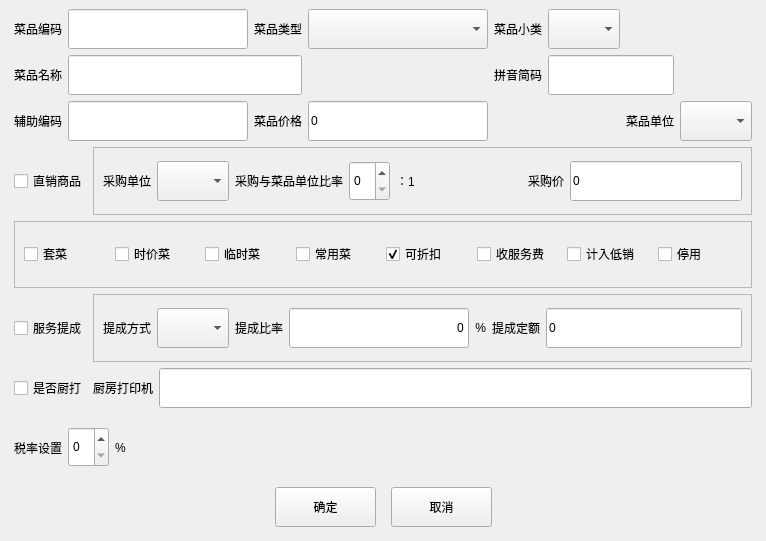
<?xml version="1.0" encoding="UTF-8"?>
<ui version="4.0">
 <class>add_linshi_cook</class>
 <widget class="QDialog" name="add_linshi_cook">
  <property name="geometry">
   <rect>
    <x>0</x>
    <y>0</y>
    <width>766</width>
    <height>541</height>
   </rect>
  </property>
  <property name="windowTitle">
   <string>Dialog</string>
  </property>
  <layout class="QVBoxLayout" name="verticalLayout_2">
   <property name="leftMargin">
    <number>9</number>
   </property>
   <property name="topMargin">
    <number>9</number>
   </property>
   <property name="rightMargin">
    <number>9</number>
   </property>
   <property name="bottomMargin">
    <number>9</number>
   </property>
   <item>
    <layout class="QVBoxLayout" name="verticalLayout">
     <property name="leftMargin">
      <number>5</number>
     </property>
     <property name="rightMargin">
      <number>5</number>
     </property>
     <property name="bottomMargin">
      <number>5</number>
     </property>
     <item>
      <layout class="QGridLayout" name="gridLayout_4">
       <item row="0" column="0">
        <widget class="QLabel" name="label_61">
         <property name="minimumSize">
          <size>
           <width>0</width>
           <height>40</height>
          </size>
         </property>
         <property name="text">
          <string>菜品编码</string>
         </property>
         <property name="alignment">
          <set>Qt::AlignRight|Qt::AlignTrailing|Qt::AlignVCenter</set>
         </property>
        </widget>
       </item>
       <item row="0" column="1">
        <widget class="QLineEdit" name="lineEdit_ch_dishno_4">
         <property name="minimumSize">
          <size>
           <width>0</width>
           <height>40</height>
          </size>
         </property>
         <property name="maxLength">
          <number>5</number>
         </property>
        </widget>
       </item>
       <item row="0" column="2">
        <widget class="QLabel" name="label_62">
         <property name="minimumSize">
          <size>
           <width>0</width>
           <height>40</height>
          </size>
         </property>
         <property name="text">
          <string>菜品类型</string>
         </property>
         <property name="alignment">
          <set>Qt::AlignRight|Qt::AlignTrailing|Qt::AlignVCenter</set>
         </property>
        </widget>
       </item>
       <item row="0" column="3">
        <widget class="lds_ComboBox" name="comboBox_ch_unitno_5">
         <property name="minimumSize">
          <size>
           <width>0</width>
           <height>40</height>
          </size>
         </property>
        </widget>
       </item>
       <item row="0" column="4">
        <widget class="QLabel" name="label_63">
         <property name="minimumSize">
          <size>
           <width>0</width>
           <height>40</height>
          </size>
         </property>
         <property name="text">
          <string>菜品小类</string>
         </property>
         <property name="alignment">
          <set>Qt::AlignRight|Qt::AlignTrailing|Qt::AlignVCenter</set>
         </property>
        </widget>
       </item>
       <item row="0" column="5">
        <widget class="lds_ComboBox" name="comboBox_ch_unitno_6">
         <property name="minimumSize">
          <size>
           <width>0</width>
           <height>40</height>
          </size>
         </property>
        </widget>
       </item>
       <item row="1" column="0">
        <widget class="QLabel" name="label_64">
         <property name="minimumSize">
          <size>
           <width>0</width>
           <height>40</height>
          </size>
         </property>
         <property name="text">
          <string>菜品名称</string>
         </property>
         <property name="alignment">
          <set>Qt::AlignRight|Qt::AlignTrailing|Qt::AlignVCenter</set>
         </property>
        </widget>
       </item>
       <item row="1" column="1" colspan="2">
        <widget class="QLineEdit" name="lineEdit_vch_dishname_4">
         <property name="minimumSize">
          <size>
           <width>0</width>
           <height>40</height>
          </size>
         </property>
        </widget>
       </item>
       <item row="1" column="4">
        <widget class="QLabel" name="label_65">
         <property name="minimumSize">
          <size>
           <width>0</width>
           <height>40</height>
          </size>
         </property>
         <property name="text">
          <string>拼音简码</string>
         </property>
         <property name="alignment">
          <set>Qt::AlignRight|Qt::AlignTrailing|Qt::AlignVCenter</set>
         </property>
        </widget>
       </item>
       <item row="1" column="5" colspan="2">
        <widget class="QLineEdit" name="lineEdit_vch_spell_4">
         <property name="minimumSize">
          <size>
           <width>0</width>
           <height>40</height>
          </size>
         </property>
        </widget>
       </item>
       <item row="2" column="0">
        <widget class="QLabel" name="label_66">
         <property name="minimumSize">
          <size>
           <width>0</width>
           <height>40</height>
          </size>
         </property>
         <property name="text">
          <string>辅助编码</string>
         </property>
         <property name="alignment">
          <set>Qt::AlignRight|Qt::AlignTrailing|Qt::AlignVCenter</set>
         </property>
        </widget>
       </item>
       <item row="2" column="1">
        <widget class="QLineEdit" name="lineEdit_vch_subno_4">
         <property name="minimumSize">
          <size>
           <width>0</width>
           <height>40</height>
          </size>
         </property>
        </widget>
       </item>
       <item row="2" column="2">
        <widget class="QLabel" name="label_67">
         <property name="minimumSize">
          <size>
           <width>0</width>
           <height>40</height>
          </size>
         </property>
         <property name="text">
          <string>菜品价格</string>
         </property>
         <property name="alignment">
          <set>Qt::AlignRight|Qt::AlignTrailing|Qt::AlignVCenter</set>
         </property>
        </widget>
       </item>
       <item row="2" column="3">
        <widget class="QLineEdit" name="lineEdit_num_price_4">
         <property name="minimumSize">
          <size>
           <width>0</width>
           <height>40</height>
          </size>
         </property>
         <property name="text">
          <string>0</string>
         </property>
        </widget>
       </item>
       <item row="2" column="6">
        <widget class="QLabel" name="label_69">
         <property name="minimumSize">
          <size>
           <width>0</width>
           <height>40</height>
          </size>
         </property>
         <property name="text">
          <string>菜品单位</string>
         </property>
         <property name="alignment">
          <set>Qt::AlignRight|Qt::AlignTrailing|Qt::AlignVCenter</set>
         </property>
        </widget>
       </item>
       <item row="2" column="7">
        <widget class="lds_ComboBox" name="comboBox_ch_unitno_4">
         <property name="minimumSize">
          <size>
           <width>0</width>
           <height>40</height>
          </size>
         </property>
        </widget>
       </item>
      </layout>
     </item>
     <item>
      <layout class="QHBoxLayout" name="horizontalLayout_33">
       <item>
        <widget class="lds_CheckBox" name="checkBox_item_flag_4">
         <property name="minimumSize">
          <size>
           <width>0</width>
           <height>40</height>
          </size>
         </property>
         <property name="text">
          <string>直销商品</string>
         </property>
        </widget>
       </item>
       <item>
        <widget class="QFrame" name="frame_6">
         <property name="minimumSize">
          <size>
           <width>0</width>
           <height>40</height>
          </size>
         </property>
         <property name="frameShape">
          <enum>QFrame::StyledPanel</enum>
         </property>
         <property name="frameShadow">
          <enum>QFrame::Raised</enum>
         </property>
         <layout class="QHBoxLayout" name="horizontalLayout_34">
          <item>
           <widget class="QLabel" name="label_70">
            <property name="minimumSize">
             <size>
              <width>0</width>
              <height>40</height>
             </size>
            </property>
            <property name="text">
             <string>采购单位</string>
            </property>
            <property name="alignment">
             <set>Qt::AlignRight|Qt::AlignTrailing|Qt::AlignVCenter</set>
            </property>
           </widget>
          </item>
          <item>
           <widget class="lds_ComboBox" name="comboBox_vch_pur_unitno_4">
            <property name="minimumSize">
             <size>
              <width>0</width>
              <height>40</height>
             </size>
            </property>
           </widget>
          </item>
          <item>
           <widget class="QLabel" name="label_71">
            <property name="minimumSize">
             <size>
              <width>0</width>
              <height>40</height>
             </size>
            </property>
            <property name="text">
             <string>采购与菜品单位比率</string>
            </property>
            <property name="alignment">
             <set>Qt::AlignRight|Qt::AlignTrailing|Qt::AlignVCenter</set>
            </property>
           </widget>
          </item>
          <item>
           <layout class="QHBoxLayout" name="horizontalLayout_35" stretch="0,1">
            <item>
             <widget class="QSpinBox" name="spinBox_int_unit_rate_4">
              <property name="minimumSize">
               <size>
                <width>0</width>
                <height>40</height>
               </size>
              </property>
              <property name="alignment">
               <set>Qt::AlignLeading|Qt::AlignLeft|Qt::AlignVCenter</set>
              </property>
             </widget>
            </item>
            <item>
             <widget class="QLabel" name="label_72">
              <property name="minimumSize">
               <size>
                <width>0</width>
                <height>40</height>
               </size>
              </property>
              <property name="text">
               <string>：1</string>
              </property>
              <property name="alignment">
               <set>Qt::AlignLeading|Qt::AlignLeft|Qt::AlignVCenter</set>
              </property>
             </widget>
            </item>
           </layout>
          </item>
          <item>
           <widget class="QLabel" name="label_73">
            <property name="minimumSize">
             <size>
              <width>0</width>
              <height>40</height>
             </size>
            </property>
            <property name="text">
             <string>采购价</string>
            </property>
            <property name="alignment">
             <set>Qt::AlignRight|Qt::AlignTrailing|Qt::AlignVCenter</set>
            </property>
           </widget>
          </item>
          <item>
           <widget class="QLineEdit" name="lineEdit_num_sale_price_4">
            <property name="minimumSize">
             <size>
              <width>0</width>
              <height>40</height>
             </size>
            </property>
            <property name="text">
             <string>0</string>
            </property>
           </widget>
          </item>
         </layout>
        </widget>
       </item>
      </layout>
     </item>
     <item>
      <widget class="QFrame" name="frame_8">
       <property name="minimumSize">
        <size>
         <width>0</width>
         <height>40</height>
        </size>
       </property>
       <property name="frameShape">
        <enum>QFrame::StyledPanel</enum>
       </property>
       <property name="frameShadow">
        <enum>QFrame::Raised</enum>
       </property>
       <layout class="QHBoxLayout" name="horizontalLayout_36">
        <item>
         <widget class="lds_CheckBox" name="checkBox_ch_suitflag_4">
          <property name="minimumSize">
           <size>
            <width>0</width>
            <height>40</height>
           </size>
          </property>
          <property name="text">
           <string>套菜</string>
          </property>
         </widget>
        </item>
        <item>
         <widget class="lds_CheckBox" name="checkBox_ch_curprice_4">
          <property name="minimumSize">
           <size>
            <width>0</width>
            <height>40</height>
           </size>
          </property>
          <property name="text">
           <string>时价菜</string>
          </property>
         </widget>
        </item>
        <item>
         <widget class="lds_CheckBox" name="checkBox_ch_tempflag_4">
          <property name="minimumSize">
           <size>
            <width>0</width>
            <height>40</height>
           </size>
          </property>
          <property name="text">
           <string>临时菜</string>
          </property>
         </widget>
        </item>
        <item>
         <widget class="lds_CheckBox" name="checkBox_ch_off_4">
          <property name="minimumSize">
           <size>
            <width>0</width>
            <height>40</height>
           </size>
          </property>
          <property name="text">
           <string>常用菜</string>
          </property>
         </widget>
        </item>
        <item>
         <widget class="lds_CheckBox" name="checkBox_ch_discount_4">
          <property name="minimumSize">
           <size>
            <width>0</width>
            <height>40</height>
           </size>
          </property>
          <property name="text">
           <string>可折扣</string>
          </property>
          <property name="checked">
           <bool>true</bool>
          </property>
         </widget>
        </item>
        <item>
         <widget class="lds_CheckBox" name="checkBox_ch_serviceflag_4">
          <property name="minimumSize">
           <size>
            <width>0</width>
            <height>40</height>
           </size>
          </property>
          <property name="text">
           <string>收服务费</string>
          </property>
         </widget>
        </item>
        <item>
         <widget class="lds_CheckBox" name="checkBox_ch_lowflag_4">
          <property name="minimumSize">
           <size>
            <width>0</width>
            <height>40</height>
           </size>
          </property>
          <property name="text">
           <string>计入低销</string>
          </property>
         </widget>
        </item>
        <item>
         <widget class="lds_CheckBox" name="checkBox_ch_stopflag_4">
          <property name="minimumSize">
           <size>
            <width>0</width>
            <height>40</height>
           </size>
          </property>
          <property name="text">
           <string>停用</string>
          </property>
         </widget>
        </item>
       </layout>
      </widget>
     </item>
     <item>
      <layout class="QHBoxLayout" name="horizontalLayout_37">
       <item>
        <widget class="lds_CheckBox" name="checkBox_ch_deductflag_4">
         <property name="minimumSize">
          <size>
           <width>0</width>
           <height>40</height>
          </size>
         </property>
         <property name="text">
          <string>服务提成</string>
         </property>
        </widget>
       </item>
       <item>
        <widget class="QFrame" name="frame_9">
         <property name="minimumSize">
          <size>
           <width>0</width>
           <height>40</height>
          </size>
         </property>
         <property name="frameShape">
          <enum>QFrame::StyledPanel</enum>
         </property>
         <property name="frameShadow">
          <enum>QFrame::Raised</enum>
         </property>
         <layout class="QHBoxLayout" name="horizontalLayout_38">
          <item>
           <widget class="QLabel" name="label_75">
            <property name="minimumSize">
             <size>
              <width>0</width>
              <height>40</height>
             </size>
            </property>
            <property name="text">
             <string>提成方式</string>
            </property>
            <property name="alignment">
             <set>Qt::AlignRight|Qt::AlignTrailing|Qt::AlignVCenter</set>
            </property>
           </widget>
          </item>
          <item>
           <widget class="lds_ComboBox" name="comboBox_ch_deducttype_4">
            <property name="minimumSize">
             <size>
              <width>0</width>
              <height>40</height>
             </size>
            </property>
           </widget>
          </item>
          <item>
           <widget class="QLabel" name="label_76">
            <property name="minimumSize">
             <size>
              <width>0</width>
              <height>40</height>
             </size>
            </property>
            <property name="text">
             <string>提成比率</string>
            </property>
            <property name="alignment">
             <set>Qt::AlignRight|Qt::AlignTrailing|Qt::AlignVCenter</set>
            </property>
           </widget>
          </item>
          <item>
           <layout class="QHBoxLayout" name="horizontalLayout_39">
            <item>
             <widget class="QLineEdit" name="lineEdit_int_deduct_4">
              <property name="minimumSize">
               <size>
                <width>0</width>
                <height>40</height>
               </size>
              </property>
              <property name="text">
               <string>0</string>
              </property>
              <property name="alignment">
               <set>Qt::AlignRight|Qt::AlignTrailing|Qt::AlignVCenter</set>
              </property>
             </widget>
            </item>
            <item>
             <widget class="QLabel" name="label_77">
              <property name="minimumSize">
               <size>
                <width>0</width>
                <height>40</height>
               </size>
              </property>
              <property name="text">
               <string>%</string>
              </property>
              <property name="alignment">
               <set>Qt::AlignRight|Qt::AlignTrailing|Qt::AlignVCenter</set>
              </property>
             </widget>
            </item>
           </layout>
          </item>
          <item>
           <widget class="QLabel" name="label_78">
            <property name="minimumSize">
             <size>
              <width>0</width>
              <height>40</height>
             </size>
            </property>
            <property name="text">
             <string>提成定额</string>
            </property>
            <property name="alignment">
             <set>Qt::AlignRight|Qt::AlignTrailing|Qt::AlignVCenter</set>
            </property>
           </widget>
          </item>
          <item>
           <widget class="QLineEdit" name="lineEdit_num_deduct_4">
            <property name="minimumSize">
             <size>
              <width>0</width>
              <height>40</height>
             </size>
            </property>
            <property name="text">
             <string>0</string>
            </property>
           </widget>
          </item>
         </layout>
        </widget>
       </item>
      </layout>
     </item>
     <item>
      <layout class="QHBoxLayout" name="horizontalLayout_41">
       <item>
        <widget class="lds_CheckBox" name="checkBox_ch_suitflag_5">
         <property name="minimumSize">
          <size>
           <width>0</width>
           <height>40</height>
          </size>
         </property>
         <property name="text">
          <string>是否厨打</string>
         </property>
        </widget>
       </item>
       <item>
        <widget class="QLabel" name="label_74">
         <property name="minimumSize">
          <size>
           <width>0</width>
           <height>40</height>
          </size>
         </property>
         <property name="text">
          <string>厨房打印机</string>
         </property>
         <property name="alignment">
          <set>Qt::AlignRight|Qt::AlignTrailing|Qt::AlignVCenter</set>
         </property>
        </widget>
       </item>
       <item>
        <widget class="QLineEdit" name="lineEdit_vch_sub_typename_5">
         <property name="minimumSize">
          <size>
           <width>0</width>
           <height>40</height>
          </size>
         </property>
        </widget>
       </item>
      </layout>
     </item>
     <item>
      <layout class="QHBoxLayout" name="horizontalLayout_31">
       <item>
        <widget class="QLabel" name="label_55">
         <property name="minimumSize">
          <size>
           <width>0</width>
           <height>40</height>
          </size>
         </property>
         <property name="text">
          <string>税率设置</string>
         </property>
         <property name="alignment">
          <set>Qt::AlignRight|Qt::AlignTrailing|Qt::AlignVCenter</set>
         </property>
        </widget>
       </item>
       <item>
        <layout class="QHBoxLayout" name="horizontalLayout_32" stretch="0,1">
         <item>
          <widget class="QSpinBox" name="spinBox_int_rate_4">
           <property name="minimumSize">
            <size>
             <width>0</width>
             <height>40</height>
            </size>
           </property>
           <property name="alignment">
            <set>Qt::AlignLeading|Qt::AlignLeft|Qt::AlignVCenter</set>
           </property>
          </widget>
         </item>
         <item>
          <widget class="QLabel" name="label_60">
           <property name="minimumSize">
            <size>
             <width>0</width>
             <height>40</height>
            </size>
           </property>
           <property name="text">
            <string>%</string>
           </property>
           <property name="alignment">
            <set>Qt::AlignLeading|Qt::AlignLeft|Qt::AlignVCenter</set>
           </property>
          </widget>
         </item>
        </layout>
       </item>
       <item>
        <spacer name="horizontalSpacer_5">
         <property name="minimumSize">
          <size>
           <width>0</width>
           <height>40</height>
          </size>
         </property>
         <property name="orientation">
          <enum>Qt::Horizontal</enum>
         </property>
         <property name="sizeHint" stdset="0">
          <size>
           <width>40</width>
           <height>20</height>
          </size>
         </property>
        </spacer>
       </item>
      </layout>
     </item>
     <item>
      <layout class="QHBoxLayout" name="horizontalLayout_42">
       <property name="spacing">
        <number>15</number>
       </property>
       <item>
        <spacer name="horizontalSpacer">
         <property name="orientation">
          <enum>Qt::Horizontal</enum>
         </property>
         <property name="sizeHint" stdset="0">
          <size>
           <width>40</width>
           <height>20</height>
          </size>
         </property>
        </spacer>
       </item>
       <item>
        <widget class="QPushButton" name="pushButton_7">
         <property name="sizePolicy">
          <sizepolicy hsizetype="Fixed" vsizetype="Fixed">
           <horstretch>0</horstretch>
           <verstretch>0</verstretch>
          </sizepolicy>
         </property>
         <property name="minimumSize">
          <size>
           <width>101</width>
           <height>40</height>
          </size>
         </property>
         <property name="focusPolicy">
          <enum>Qt::NoFocus</enum>
         </property>
         <property name="text">
          <string>确定</string>
         </property>
         <property name="outer_stylesheet" stdset="0">
          <string>pushbutton</string>
         </property>
        </widget>
       </item>
       <item>
        <widget class="QPushButton" name="pushButton_15">
         <property name="sizePolicy">
          <sizepolicy hsizetype="Fixed" vsizetype="Fixed">
           <horstretch>0</horstretch>
           <verstretch>0</verstretch>
          </sizepolicy>
         </property>
         <property name="minimumSize">
          <size>
           <width>101</width>
           <height>40</height>
          </size>
         </property>
         <property name="focusPolicy">
          <enum>Qt::NoFocus</enum>
         </property>
         <property name="text">
          <string>取消</string>
         </property>
         <property name="outer_stylesheet" stdset="0">
          <string>pushbutton</string>
         </property>
        </widget>
       </item>
       <item>
        <spacer name="horizontalSpacer_6">
         <property name="orientation">
          <enum>Qt::Horizontal</enum>
         </property>
         <property name="sizeHint" stdset="0">
          <size>
           <width>40</width>
           <height>20</height>
          </size>
         </property>
        </spacer>
       </item>
      </layout>
     </item>
    </layout>
   </item>
  </layout>
 </widget>
 <customwidgets>
  <customwidget>
   <class>lds_ComboBox</class>
   <extends>QComboBox</extends>
   <header>lds_combobox.h</header>
  </customwidget>
  <customwidget>
   <class>lds_CheckBox</class>
   <extends>QCheckBox</extends>
   <header>lds_checkbox.h</header>
  </customwidget>
 </customwidgets>
 <resources/>
 <connections/>
</ui>
